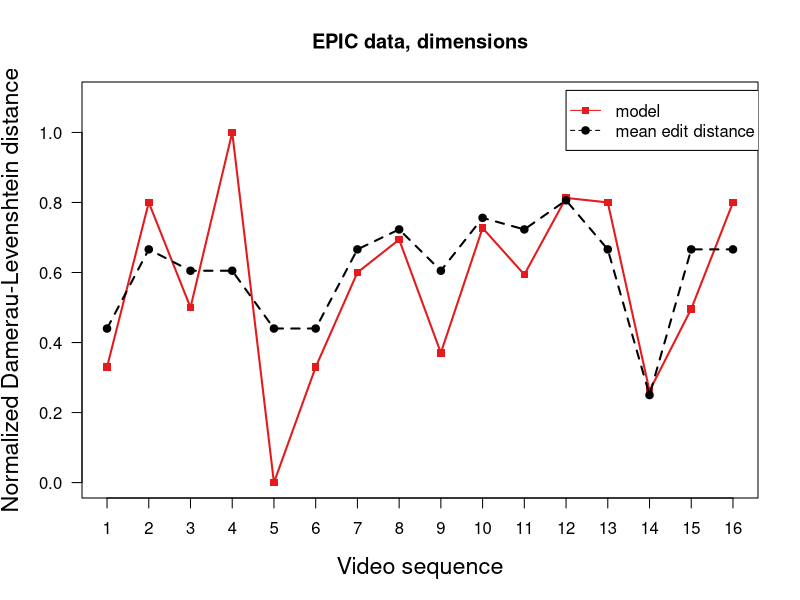

Here is the R script that generated this plot:
library(RColorBrewer)

# Define data (x: videos, y: fit of model, edit distance with Damerau-Levenshtein)
xdata <- c(1,2,3,4,5,6,7,8,9,10,11,12,13,14,15,16)
ck <- c(0.33,0.8,0.5,1,0,0.33,0.6,0.694,0.3705,0.727,0.594,0.813,0.8,0.262,0.496,0.8)
c <- c(0.498,0.8,0.5,1,0,0.33,0.6,0.729,0.372,0.734,0.727,0.815,0.8,0.2605,0.5032,0.8)
k <- c(0.667,0.8,0.5,1,0,0.33,0.6,0.696,0.372,0.735,0.598,0.768,0.8,0.261,0.5,0.8)
none <- c(0.667,0.8,0.627,1,0,0.501,0.6,0,745,0.381,0.743,0.728,0.769,0.8,0.274,0.502,0.8)
avg <- c(0.44,0.666,0.605,0.605,0.44,0.44,0.666,0.723,0.605,0.756,0.723,0.806,0.666,0.25,0.666,0.666)

twoD <- c(0.504,0.653,0.5,1,0,0.33,0.6,0.698,0.372,0.730,0.593,0.838,0.848,0.256,0.867,0.596)
  
col = brewer.pal(n=7,name='Set1')

# Plot ck
plot(xdata, ck, type='o', col=col[1], pch=15, lty=1, ylim=c(0,1.1), lwd=2, 
     ylab='Normalized Damerau-Levenshtein distance', main="EPIC data, dimensions",
     xlab='Video sequence', las=1, xaxt='n', cex.lab=1.4)
axis(side=1, at=1:16, labels=xdata, cex.axis=1)

# Plot c
#points(xdata, c, col=col[2], pch=16)
#lines(xdata, c, col=col[2], lty=2, lwd=2)

# Plot k
#points(xdata, k, col=col[3], pch=17)
#lines(xdata, k, col=col[3], lty=2, lwd=2)

# Plot no params
#points(xdata, twoD, col=col[3], pch=18)  
#lines(xdata, twoD, col=col[3], lty=2, lwd=2)

# Plot avg/baseline
points(xdata, avg, col='black', pch=19)
lines(xdata, avg, col='black', lty=2, lwd=2)

legend(12,1.12,c('model','mean edit distance'),col=c(col[1],'black'),pch=c(15,19),lty=c(1,2))

# Plot legend in 3 columns
#legend_order <- matrix(1:6, ncol=3, byrow=TRUE)

#legend(1,1.33, c('c+k','c','k','no parameters','mean edit distance')[legend_order], 
#       col=c(col[1],col[2],col[3],col[4],'black')[legend_order], 
#       pch=c(15,16,17,18,19)[legend_order], lty=c(3,3,3,3,2)[legend_order], ncol=3, cex=1.2)
